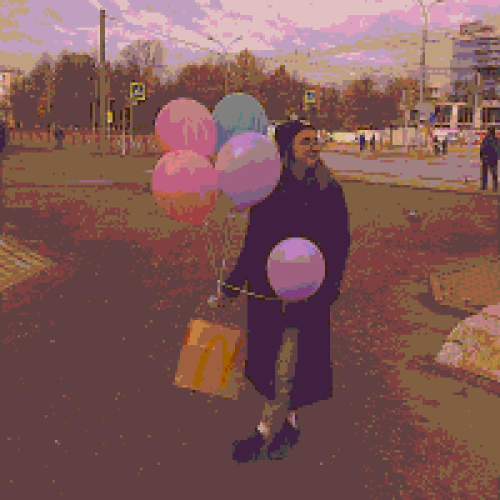
#> input picture public/keklolalina.jpg, 1000 x 1000 px (shown at 1/2 size)
$ python main.py public/keklolalina.jpg   (older library calls are emulated)
#> lines starting #> are read from the running program, lines starting #| are printed output that depends on the picture
from PIL import Image
import random
from time import sleep
import sys
import numpy as np
from os import path

img = Image.open(sys.argv[1], 'r')
#> img is the input picture: PIL image 1000x1000 RGB; mean R, G, B 127.1, 87.4, 85.5
basewid = 400
perc = (basewid / float(img.size[0]))
#> perc = 0.4
heisize = int((float(img.size[1]) * float(perc)))
#> heisize = 400
img = img.resize((basewid, heisize), Image.ANTIALIAS)
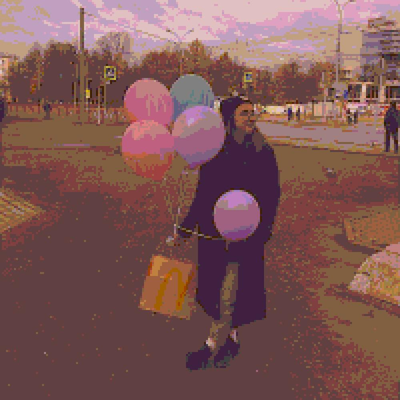
#> img: PIL image 400x400 RGB; mean R, G, B 127.1, 87.4, 85.5

def get_vga_colors():
    colors = []
    for i in range(0, 255):
        red = int(i >> 5) * 32
        green = int((i & 28) >> 2) * 32
        blue = int(i & 3) * 64
        colors.append((red, green, blue))
    return colors

def get_closest_vga(color, vgas):
    dcolors = {}
    for vga_color in vgas:
        dr = abs(color[0] - vga_color[0])
        dg = abs(color[1] - vga_color[1])
        db = abs(color[2] - vga_color[2])
        dcolors[vga_color] = abs(dr + dg + db)

    mindcolor = 3131231231231
    closest = None
    for key, value in dcolors.items():
        if value < mindcolor:
            mindcolor = value
            closest = key
    return closest


def get_next_square_of_pixels(x_pos, y_pos, pixel_size, pixels):
    square = []
    try:
        for i in range(x_pos, x_pos + pixel_size):
            for j in range(y_pos, y_pos + pixel_size):
                square.append(pixels[i][j])
    except:
        return square


    return square

def calc_average_color(pixels_list, vgas):
    multiplier = len(pixels_list)
    r,g,b = 0,0,0
    for pixel in pixels_list:
        r += pixel[0]
        g += pixel[1]
        b += pixel[2]

    return get_closest_vga(tuple(map(lambda x: int(x/multiplier), [r,g,b])), vgas)

def loop():
    pixels = np.array(img)
    vgas = get_vga_colors()
    img_x = len(pixels[0])
#> img_x = 400
    img_y = len(pixels)
#> img_y = 400

    pixel_size = 5

    new_pixels = []
    for i in range(0, img_y):
        new_pixels.append([])

    x_pos, y_pos = 0,0

    while(x_pos < img_x and y_pos < img_y):
        square = get_next_square_of_pixels(x_pos, y_pos, pixel_size, pixels)
        if (len(square)):
            pixel_color = calc_average_color(square, vgas)
            for i in range(x_pos, x_pos + pixel_size):
                for j in range(y_pos, y_pos + pixel_size):
                    try:
                        new_pixels[i].append(pixel_color)
                    except:
                        print('kek')

        x_pos += pixel_size
        if (x_pos >= img_x):
            x_pos = 0
            y_pos+= pixel_size
#> this loop made 6400 passes
#> (pixel_color, y_pos) on pass 80: ((96, 64, 64), 5)
#> pixel_color on passes 1 to 6: (192, 160, 128), (192, 160, 192), (192, 160, 128), (192, 160, 128), (192, 160, 128), (192, 160, 128)
#> after the loop, x_pos = 0; y_pos = 400
    # Convert the pixels into an array using numpy
    array = np.array(new_pixels, dtype=np.uint8)

    # Use PIL to create an image from the new array of pixels
    new_image = Image.fromarray(array)
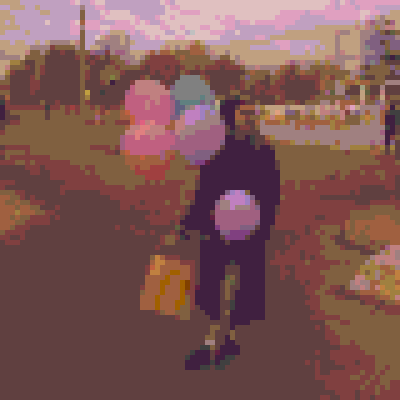
#> new_image: PIL image 400x400 RGB; mean R, G, B 126.6, 86.8, 84.5
    new_image.save('./public/keklol' + sys.argv[1].replace('./uploads/', ''))
    print('new image saved')

loop()

$ run again, on public/keklolio.jpg
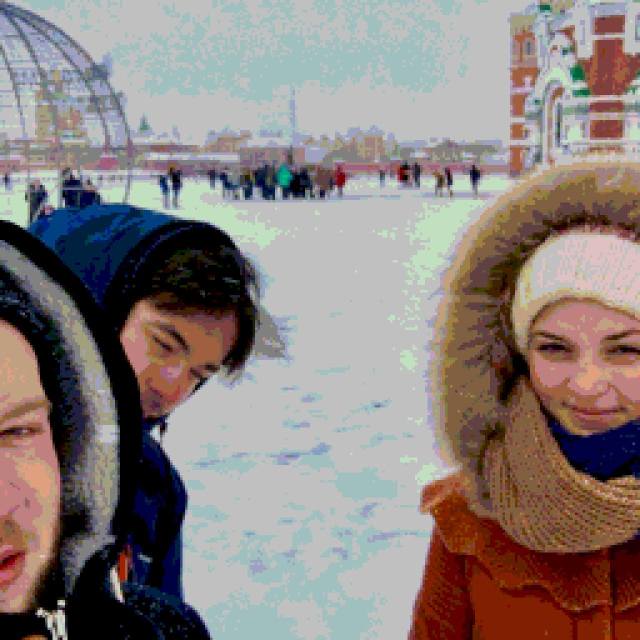
#> input picture public/keklolio.jpg, 1280 x 1280 px (shown at 1/2 size)
#> img is the input picture: PIL image 1280x1280 RGB; mean R, G, B 138.9, 128.6, 125.6
#> `img = img.resize((basewid, heisize), Image.ANTIALIAS)`:
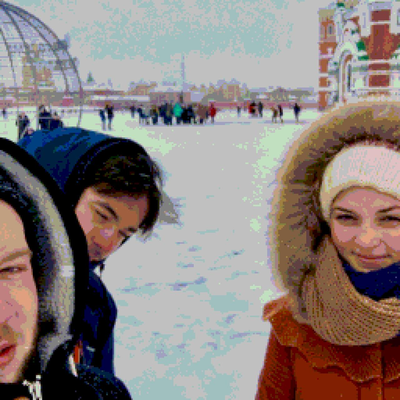
#> img: PIL image 400x400 RGB; mean R, G, B 138.9, 128.6, 125.6
#> img_x = 400
#> the loop in loop, `while(x_pos < img_x and y_pos < img_y):` made 6400 passes
#> (pixel_color, y_pos) on pass 80: ((0, 0, 0), 5)
#> after the loop in loop, `while(x_pos < img_x and y_pos < img_y):`: x_pos = 0; y_pos = 400
#> in loop, `new_image = Image.fromarray(array)`:
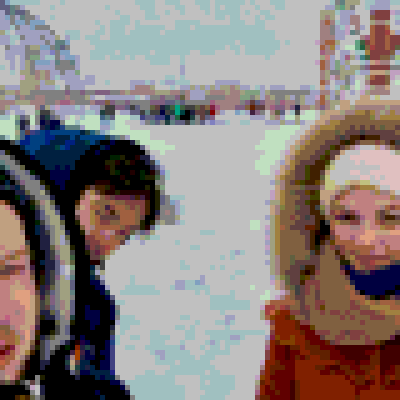
#> new_image: PIL image 400x400 RGB; mean R, G, B 138.4, 128.3, 125.5

$ run again, on public/keklolkeke.jpg
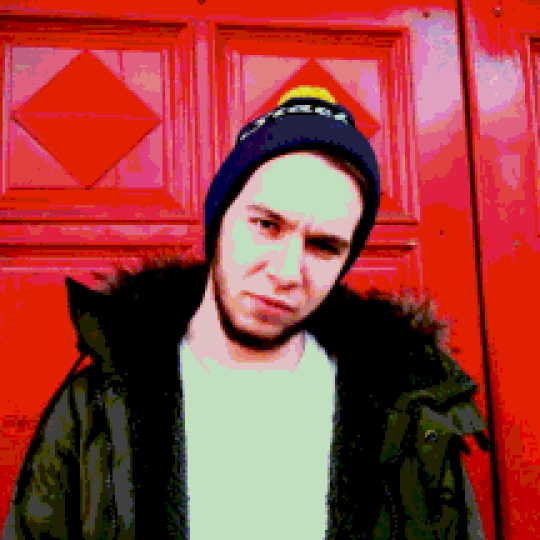
#> input picture public/keklolkeke.jpg, 1080 x 1080 px (shown at 1/2 size)
#> img is the input picture: PIL image 1080x1080 RGB; mean R, G, B 152.5, 64.1, 59.1
#> `img = img.resize((basewid, heisize), Image.ANTIALIAS)`:
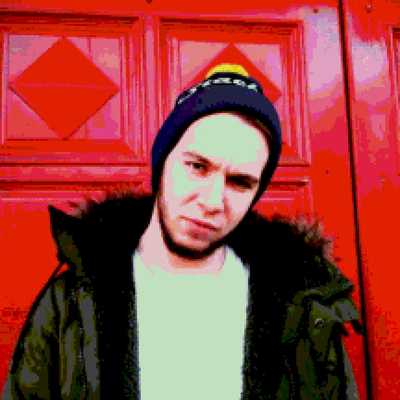
#> img: PIL image 400x400 RGB; mean R, G, B 152.5, 64.2, 59.2
#> img_x = 400
#> the loop in loop, `while(x_pos < img_x and y_pos < img_y):` made 6400 passes
#> (pixel_color, y_pos) on pass 80: ((96, 64, 64), 5)
#> after the loop in loop, `while(x_pos < img_x and y_pos < img_y):`: x_pos = 0; y_pos = 400
#> in loop, `new_image = Image.fromarray(array)`:
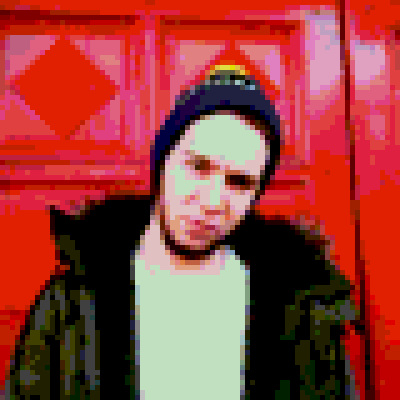
#> new_image: PIL image 400x400 RGB; mean R, G, B 152.2, 63.3, 57.7

$ run again, on public/keklolkrnash.jpg
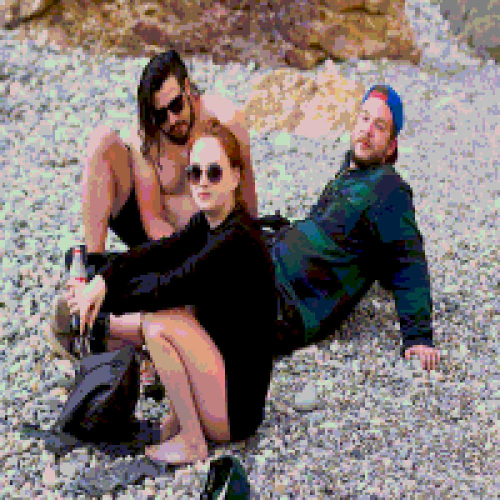
#> input picture public/keklolkrnash.jpg, 1000 x 1000 px (shown at 1/2 size)
#> img is the input picture: PIL image 1000x1000 RGB; mean R, G, B 129.9, 118.2, 116.5
#> `img = img.resize((basewid, heisize), Image.ANTIALIAS)`:
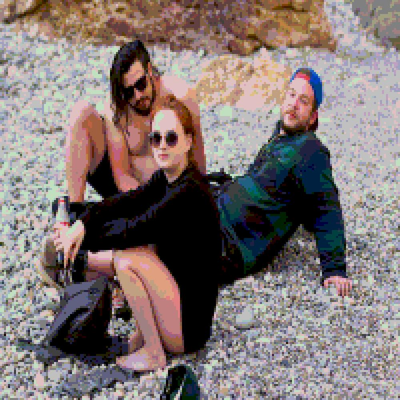
#> img: PIL image 400x400 RGB; mean R, G, B 129.9, 118.2, 116.5
#> img_x = 400
#> the loop in loop, `while(x_pos < img_x and y_pos < img_y):` made 6400 passes
#> (pixel_color, y_pos) on pass 80: ((128, 160, 128), 5)
#> after the loop in loop, `while(x_pos < img_x and y_pos < img_y):`: x_pos = 0; y_pos = 400
#> in loop, `new_image = Image.fromarray(array)`:
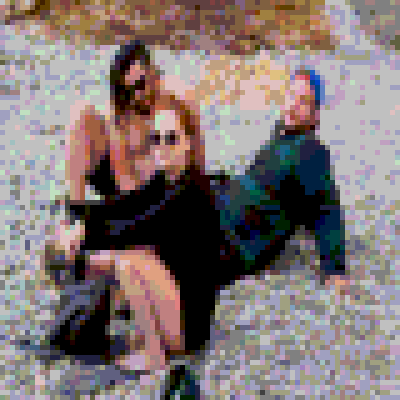
#> new_image: PIL image 400x400 RGB; mean R, G, B 129.2, 117.5, 116.8
